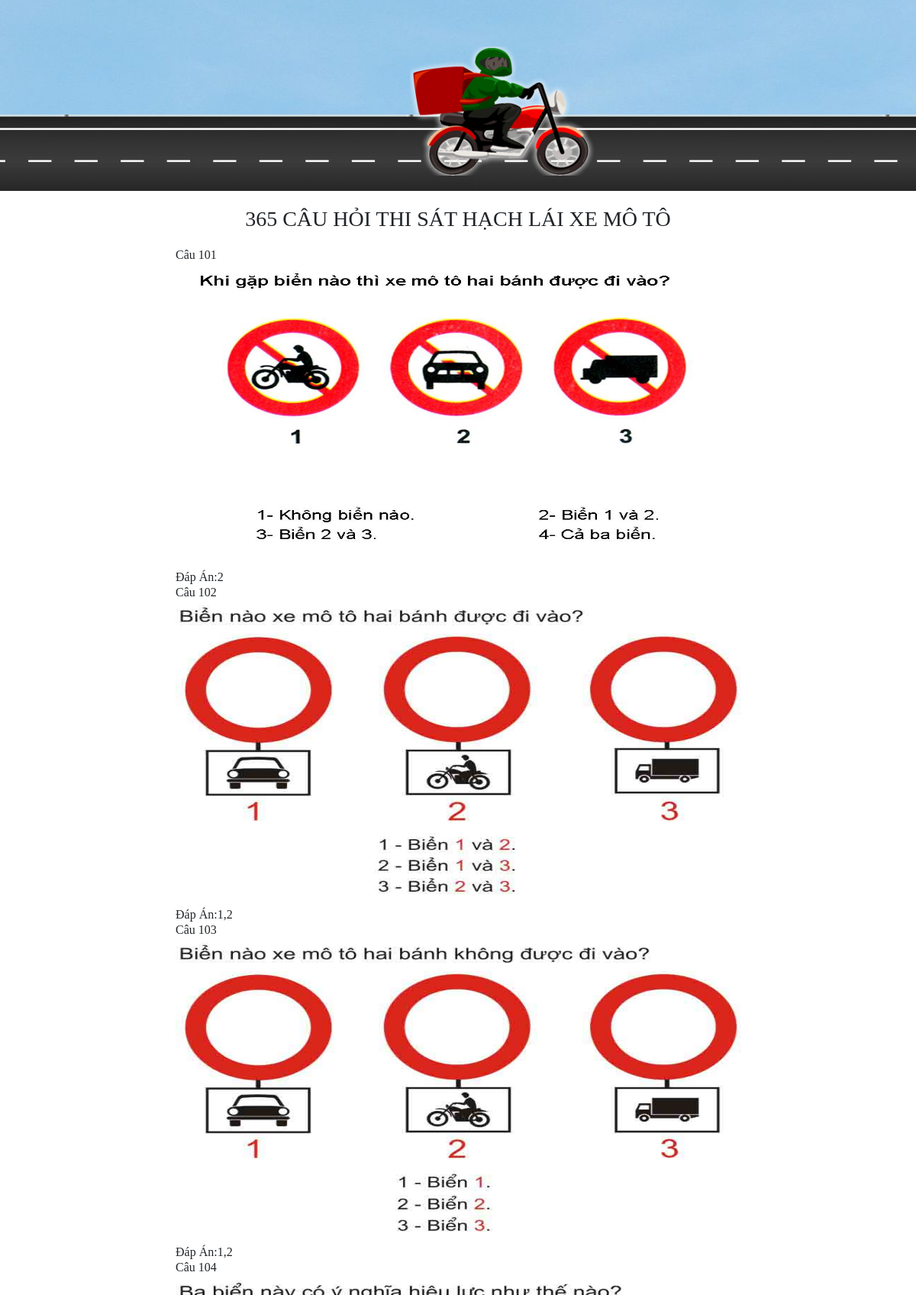
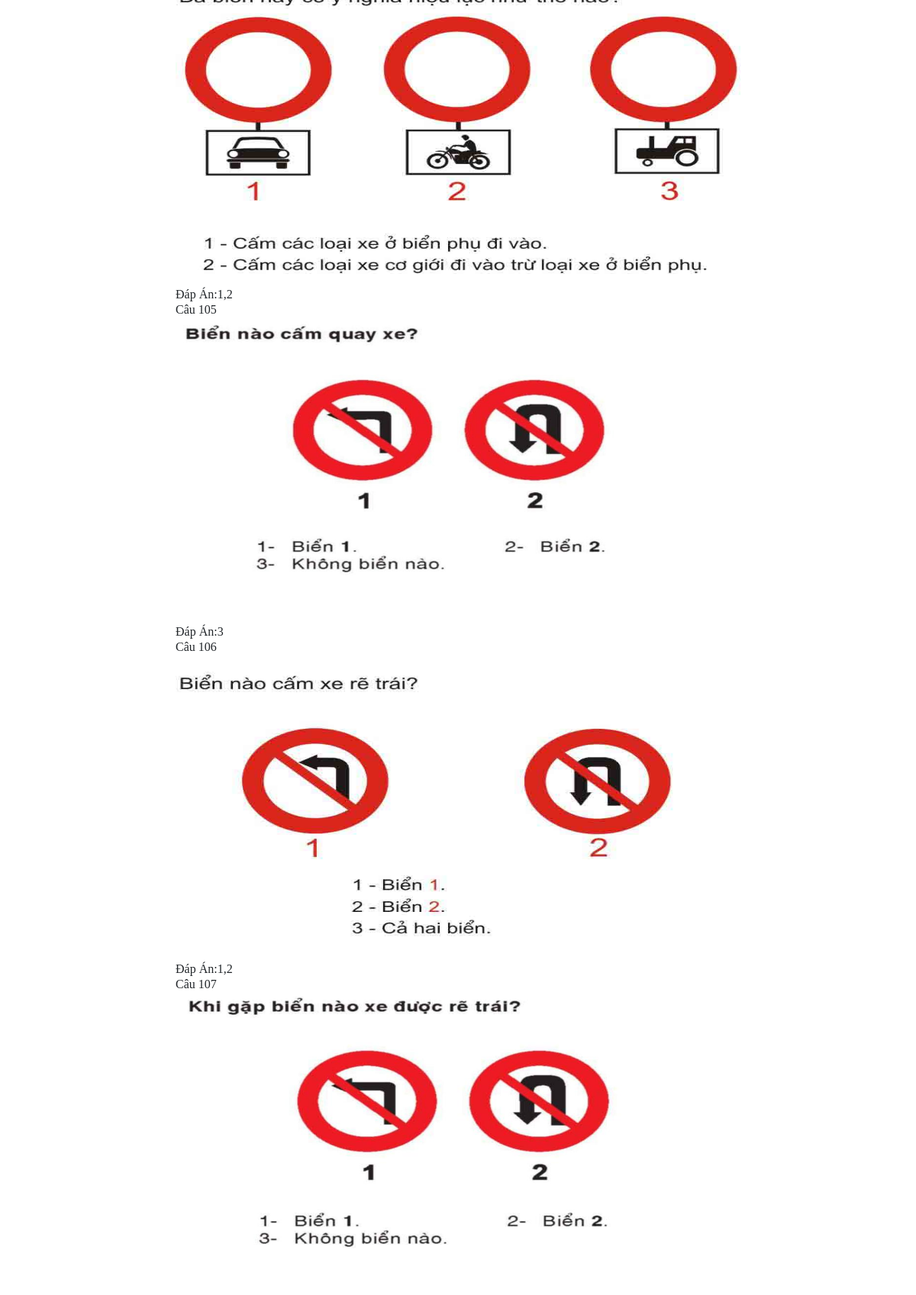
/moto.php?trangchon=2 (upper part), run on the app's committed database (2 pictures, top to bottom).
### tables this page shows
CREATE TABLE IF NOT EXISTS `cauhoimoto` (
  `id` varchar(30) NOT NULL,
  `cauhoi` longblob NOT NULL,
  `dapandung1` varchar(11) NOT NULL,
  PRIMARY KEY (`id`)
);

### moto.php (the view, shortened to what this page needs)
<html>
	<head>
		<link rel="stylesheet" href="https://stackpath.bootstrapcdn.com/bootstrap/4.3.1/css/bootstrap.min.css">
	</head>
	<body>
		<form>
			<div class="hero">
				<div class="moto">
					<img src="73185233_1395729680603906_675194255072821248_n.png">
				</div>
			</div>
			<h3>365 CÂU HỎI THI SÁT HẠCH LÁI XE MÔ TÔ</h3>
			<div>
			<?php
			$sodongtrentrang=50;
			$kn=mysqli_connect("localhost","root","","banglaixe");
			mysqli_set_charset($kn, 'UTF8');
			if(isset($_GET['trangchon']))
			{
				$trang=$_GET['trangchon'];
			}
			else
			{
				$trang=0;
			}
			$vt=$trang*$sodongtrentrang;
			$caulenhphantrang="select * from cauhoimoto LIMIT $vt, $sodongtrentrang";
			$kqpt=mysqli_query($kn,$caulenhphantrang);
			while($row=mysqli_fetch_array($kqpt))
			{
				$cau=$row['cauhoi'];
					echo "<table align='center'>";
					echo "<tr><td>Câu ".$row['id']."</td></tr>
						<tr><td><img src='/BT/365 câu/$cau'/height='400' width='740'></td></tr>
						<tr><td>Đáp Án:". $row['dapandung1']."</td></tr>";
					echo "</table>";
			}
?>
		</div>
		</form>
	</body>
</html>

### moto.php (style rules this page uses)
body { font-family:Calibri; margin:0px; padding:0px; }
.hero { height:250px; weight:100px; background-image:url(1024px-Sky.jpg); background-size:cover; background-position:center; position:relative; overflow-x:hidden; }
.moto { width:200px; left:50%; bottom:20px; transform:translateX(-50%); position:absolute; z-index:1; }
.moto img { width:300px; animation:moto 1s linear infinite; }
h3 { text-align:center; margin:20px; }

### data on the page
cauhoimoto: id "101", cauhoi (picture), dapandung1 "2"
cauhoimoto: id "102", cauhoi (picture), dapandung1 "1,2"
cauhoimoto: id "103", cauhoi (picture), dapandung1 "1,2"
cauhoimoto: id "104", cauhoi (picture), dapandung1 "1,2"
cauhoimoto: id "105", cauhoi (picture), dapandung1 "3"
cauhoimoto: id "106", cauhoi (picture), dapandung1 "1,2"
cauhoimoto: id "107", cauhoi (picture)
